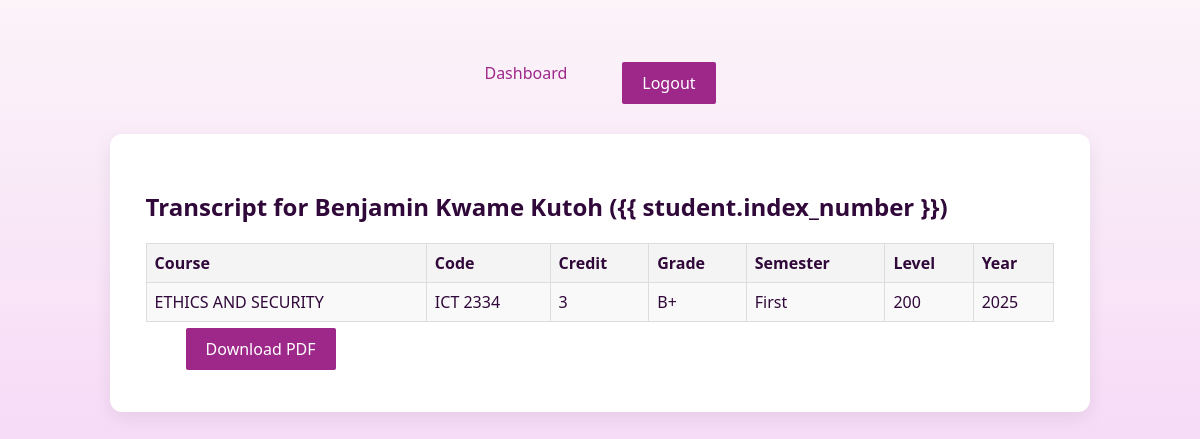
The app's page /transcripts/transcript/1/ (signed in) with its own data.
### transcripts_apps/models.py (models this page shows, shortened)
class Student(models.Model):
    level_choices = [
        ('100', 'Level 100'),
        ('200', 'Level 200'),
        ('300', 'Level 300'),
        ('400', 'Level 400'),
    ]
    user = models.OneToOneField('auth.User', on_delete=models.CASCADE, null=True, blank=True)
    index_number = models.CharField(max_length=20, unique=True)
    first_name = models.CharField(max_length=50)
    last_name = models.CharField(max_length=50)
    program = models.CharField(max_length=100) # e.g. "BSc ICT"
    level = models.CharField(max_length=20, choices=level_choices) # e.g. "200"

class Grade(models.Model):
    GRADE_CHOICES = [
        ('A', 'A'),
        ('B+', 'B+'),
        ('B', 'B'),
        ('C+', 'C+'),
        ('C', 'C'),
        ('D', 'D'),
        ('F', 'F'),
]
    level_choices = [
        ('100', 'Level 100'),
        ('200', 'Level 200'),
        ('300', 'Level 300'),
        ('400', 'Level 400'),
    ]
    semester_choices = [
        ('First', 'First'),
        ('Second', 'Second'),
    ]
    student = models.ForeignKey(Student, on_delete=models.CASCADE)
    course = models.ForeignKey(Course, on_delete=models.CASCADE)
    grade = models.CharField(max_length=2, choices=GRADE_CHOICES)
    semester = models.CharField(max_length=20, choices=semester_choices) # e.g. "First", "Second"
    level = models.CharField(max_length=20, choices=level_choices) # e.g. "100", "200"
    academic_year = models.CharField(max_length=20) # e.g. "2023/2024"

class Course(models.Model):
    credit_choices = [
        (3, '3'),
        (6, '6'),
    ]
    course_code = models.CharField(max_length=10, unique=True)
    course_title = models.CharField(max_length=100)
    credit_hours = models.IntegerField(choices=credit_choices)

### transcripts_apps/views.py (the view)
# urls.py: path("transcript/<int:student_id>/", views.transcript_view, name="transcript_view"),
@login_required
def transcript_view(request, student_id):
    student = get_object_or_404(Student, pk=student_id)
    grades = Grade.objects.filter(student=student).select_related("course")
    return render(request, "transcripts/transcript_view.html", {"student": student, "grades": grades})

### transcripts_apps/templates/transcripts/transcript_view.html (shortened to what this page needs)
{% load static %}
<!DOCTYPE html>
<html lang="en">
  <head>
    <link rel="stylesheet" href="{% static 'css/style.css' %}" />
  </head>
  <body>
    <nav class="nav-bar2">
      <a href="{% url 'student_dashboard' %}">Dashboard</a>
      <a class="reg-btn" href="{% url 'logout' %}">Logout</a>
    </nav>
    <div class="container">
      <h2>
        Transcript for {{ student.first_name }} {{ student.last_name }} ({{
        student.index_number }})
      </h2>
      <table>
        <tr>
          <th>Course</th>
          <th>Code</th>
          <th>Credit</th>
          <th>Grade</th>
          <th>Semester</th>
          <th>Level</th>
          <th>Year</th>
        </tr>
        {% for g in grades %}
        <tr>
          <td>{{ g.course.course_title }}</td>
          <td>{{ g.course.course_code }}</td>
          <td>{{ g.course.credit_hours }}</td>
          <td>{{ g.grade }}</td>
          <td>{{ g.semester }}</td>
          <td>{{ g.level }}</td>
          <td>{{ g.academic_year }}</td>
        </tr>
        {% empty %}
        <tr>
          <td colspan="7">No grades yet.</td>
        </tr>
        {% endfor %}
      </table>
      <p>
        <a href="{% url 'transcript_pdf' student.id %}" class="btn"
          >Download PDF</a
        >
      </p>
    </div>
  </body>
</html>

### transcripts_apps/static/css/style.css (style rules this page uses)
body { margin: 0; background: linear-gradient(180deg, #fbf4f9, #f7dbf7); padding: 32px; color: #300839; font-family: "Segoe UI", Tahoma, Geneva, Verdana, sans-serif; }
.reg-btn, .btn { background-color: rgb(158, 39, 138); color: white; padding: 10px 20px; margin-left: 2.5rem; border-radius: 2px; text-decoration: none; }
.container { width: 80%; max-width: 1120px; background: #ffffff; border-radius: 12px; box-shadow: 0 6px 18px rgba(19, 24, 38, 0.08); padding: 36px; margin: auto; }
table { width: 100%; border-collapse: collapse; margin-top: 20px; }
th, td { border: 1px solid #ddd; padding: 8px; }
th { background: #f4f4f4; text-align: left; }
tr:nth-child(even) { background: #f9f9f9; }
.nav-bar2 { padding: 10px 20px; display: flex; justify-content: center; gap: 15px; margin: 20px 0px; }
.nav-bar2 a { color: white; text-decoration: none; color: rgb(158, 39, 138); }
.nav-bar2 .reg-btn { background-color: rgb(158, 39, 138); color: white; padding: 10px 20px; border-radius: 2px; text-decoration: none; }

### records on screen
Student: first_name "Benjamin Kwame", last_name "Kutoh"
Grade: course.course_title "ETHICS AND SECURITY", course.course_code "ICT 2334", course.credit_hours "3", grade "B+", semester "First", level "200", academic_year "2025"
